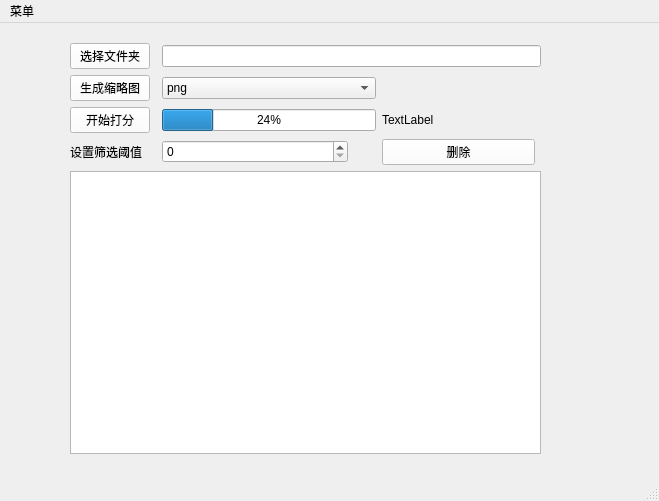
<?xml version="1.0" encoding="UTF-8"?>
<ui version="4.0">
 <class>MainWindow</class>
 <widget class="QMainWindow" name="MainWindow">
  <property name="geometry">
   <rect>
    <x>0</x>
    <y>0</y>
    <width>659</width>
    <height>501</height>
   </rect>
  </property>
  <property name="windowTitle">
   <string>MainWindow</string>
  </property>
  <widget class="QWidget" name="centralwidget">
   <widget class="QWidget" name="gridLayoutWidget">
    <property name="geometry">
     <rect>
      <x>70</x>
      <y>20</y>
      <width>471</width>
      <height>411</height>
     </rect>
    </property>
    <layout class="QGridLayout" name="gridLayout">
     <item row="9" column="0" colspan="5">
      <widget class="QListView" name="fileshowlist">
       <property name="styleSheet">
        <string notr="true"/>
       </property>
      </widget>
     </item>
     <item row="6" column="2">
      <widget class="QProgressBar" name="progressBar">
       <property name="styleSheet">
        <string notr="true">
color: qlineargradient(spread:pad, x1:0, y1:0, x2:1, y2:0, stop:0 rgba(0, 0, 0, 255), stop:1 rgba(255, 255, 255, 255));</string>
       </property>
       <property name="value">
        <number>24</number>
       </property>
      </widget>
     </item>
     <item row="0" column="0">
      <widget class="QPushButton" name="filechooseButton">
       <property name="styleSheet">
        <string notr="true">background-color: rgb(255, 170, 255);
alternate-background-color: rgb(85, 255, 127);
background-color: rgb(255, 255, 255);</string>
       </property>
       <property name="text">
        <string>选择文件夹</string>
       </property>
      </widget>
     </item>
     <item row="1" column="0">
      <widget class="QPushButton" name="GenerateButton">
       <property name="styleSheet">
        <string notr="true">background-color: rgb(255, 255, 255);</string>
       </property>
       <property name="text">
        <string>生成缩略图</string>
       </property>
      </widget>
     </item>
     <item row="0" column="2" colspan="3">
      <widget class="QLineEdit" name="filepathname">
       <property name="styleSheet">
        <string notr="true"/>
       </property>
      </widget>
     </item>
     <item row="1" column="2">
      <widget class="QComboBox" name="comboBox">
       <item>
        <property name="text">
         <string>png</string>
        </property>
       </item>
       <item>
        <property name="text">
         <string>jpg</string>
        </property>
       </item>
      </widget>
     </item>
     <item row="6" column="0">
      <widget class="QPushButton" name="judgeButton">
       <property name="styleSheet">
        <string notr="true">background-color: rgb(255, 255, 255);</string>
       </property>
       <property name="text">
        <string>开始打分</string>
       </property>
      </widget>
     </item>
     <item row="7" column="3">
      <widget class="QPushButton" name="deleteButton">
       <property name="styleSheet">
        <string notr="true">
background-color: rgb(255, 255, 255);</string>
       </property>
       <property name="text">
        <string>删除</string>
       </property>
      </widget>
     </item>
     <item row="7" column="0">
      <widget class="QLabel" name="label_2">
       <property name="styleSheet">
        <string notr="true"/>
       </property>
       <property name="text">
        <string>设置筛选阈值</string>
       </property>
      </widget>
     </item>
     <item row="7" column="2">
      <widget class="QSpinBox" name="score">
       <property name="maximumSize">
        <size>
         <width>186</width>
         <height>16777215</height>
        </size>
       </property>
      </widget>
     </item>
     <item row="6" column="3">
      <widget class="QLabel" name="StateShowLabel">
       <property name="minimumSize">
        <size>
         <width>153</width>
         <height>23</height>
        </size>
       </property>
       <property name="text">
        <string>TextLabel</string>
       </property>
      </widget>
     </item>
    </layout>
   </widget>
  </widget>
  <widget class="QMenuBar" name="menubar">
   <property name="geometry">
    <rect>
     <x>0</x>
     <y>0</y>
     <width>659</width>
     <height>23</height>
    </rect>
   </property>
   <widget class="QMenu" name="menu">
    <property name="title">
     <string>菜单</string>
    </property>
   </widget>
   <addaction name="menu"/>
  </widget>
  <widget class="QStatusBar" name="statusbar"/>
 </widget>
 <resources/>
 <connections/>
</ui>
